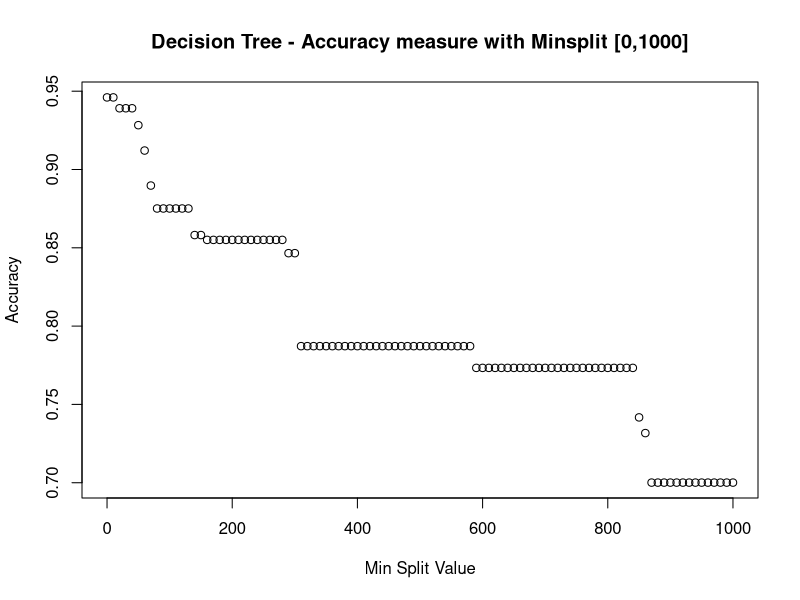
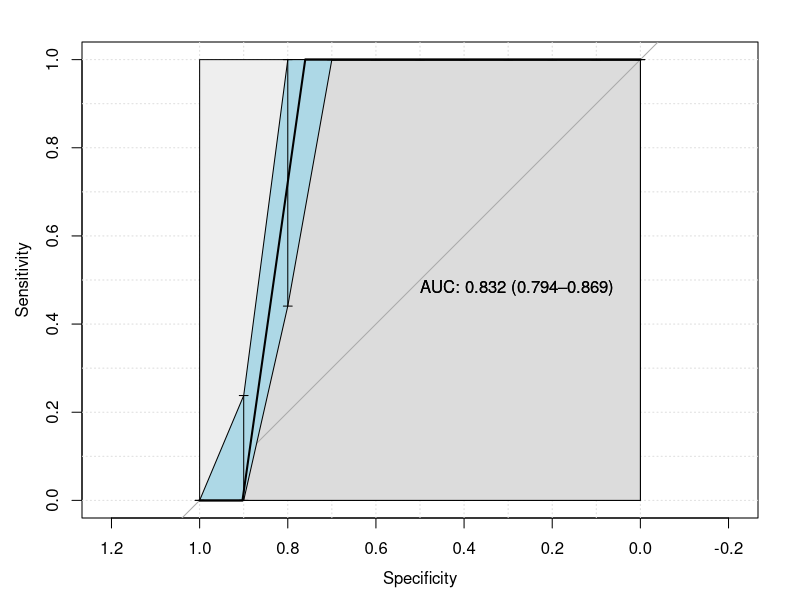
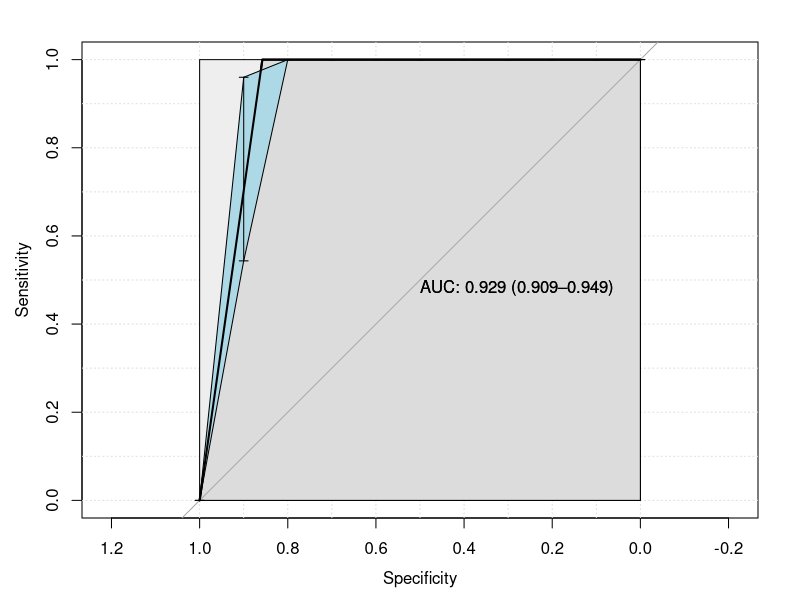
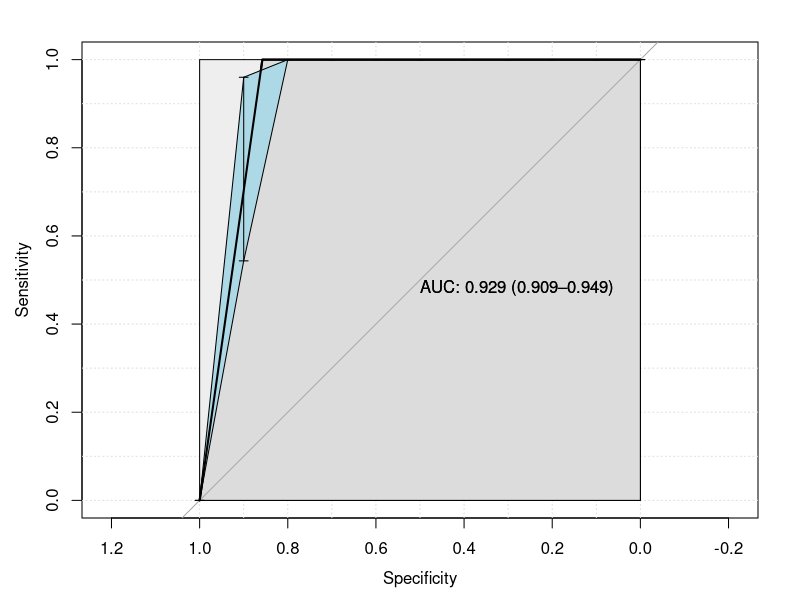
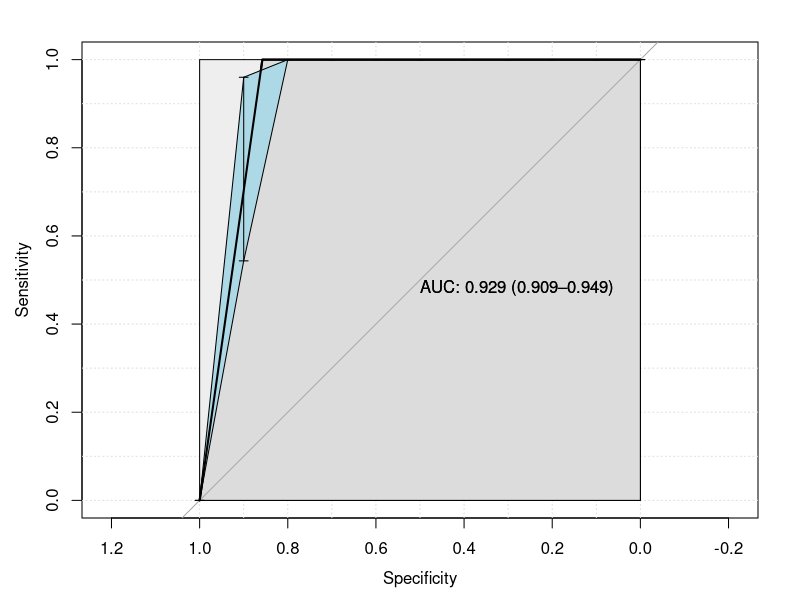
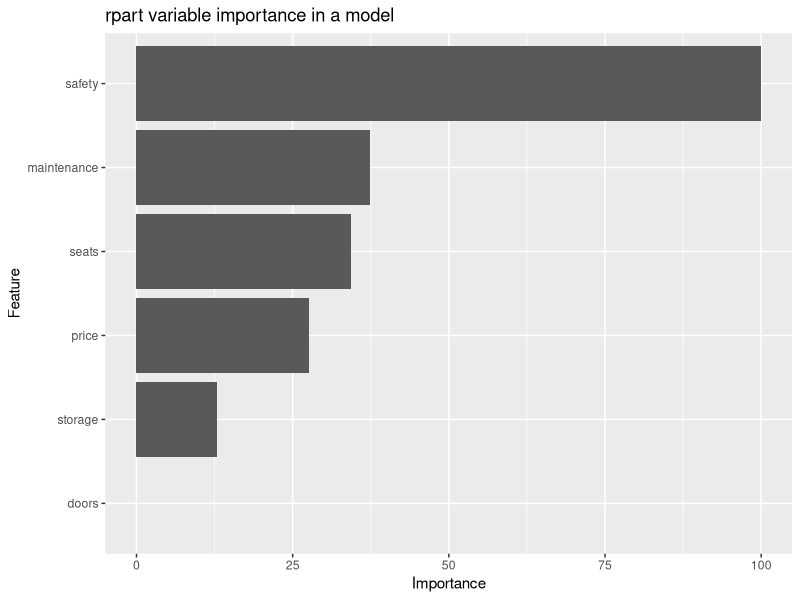

These figures' R source, in order: (Note: this script raises an error after producing the figures.)
# install.packages("rpart")
# install.packages("pROC")
# install.packages('caTools')
# install.packages("randomForest")
# install.packages("caret")
# install.packages("e1071")
# install.packages("ggplot2")

setwd("F:/SMU2/Data mining/Assignment2")
#-----------------Decision tree----------------------#
#           
#       RPART
#
#
library(rpart)
library(pROC)
library(randomForest)
library(caret)
library(ggplot2)
set.seed(123)
carData=read.csv("car.csv")
summary(carData)
# View(carData)

x=carData[,1:6]
y=carData[,7]

# Splitting the dataset into the Training set and Test set
library(caTools)
set.seed(123)
split = sample.split(carData$shouldBuy, SplitRatio = 0.75)
training_set = subset(carData, split == TRUE)
test_set = subset(carData, split == FALSE)

list_data <- c()


#-----------------Decision Tree , Evaluating accuracy for different minsplit -------------------#

library(rpart)
for (i in seq(0, 1000, 10)){
  treeCar = rpart(shouldBuy~.,data=training_set,method="class",control=rpart.control(minsplit=i))
  #Pridiction
  predCar=predict(treeCar,training_set,type="class")
  #Matrix
  treeCM=table(training_set[,7],predCar)
  treeCM
  #Accuracy
  accuracy = sum(diag(treeCM))/sum(treeCM)
  list_data <- c(list_data,accuracy)
}

temp_list_data <- c(seq(0, 1000, 10)) 
temp_list_data
list_data
plot(y=list_data,x=temp_list_data,
     main = "Decision Tree - Accuracy measure with Minsplit [0,1000]",
     ylab = "Accuracy",
     xlab = "Min Split Value")


#-----------------Decision Tree , choosing minsplit as 140 ---------------------------------#
library(rpart)
treeCar = rpart(shouldBuy~.,data=training_set,method="class",control=rpart.control(minsplit=140))
treeCar

predCar=predict(treeCar,training_set,type="class")
#Matrix
treeCM=table(training_set[,7],predCar)
treeCM
#Accuracy of the prediction using Decision Tree
accuracy=sum(diag(treeCM))/sum(treeCM)

#-----------------Decision Tree , ROC curves ---------------------------------#

predCar_prob=predict(treeCar,training_set,type="prob")

roc_1 = roc(training_set[,"shouldBuy"],predCar_prob[,1],smoothed = TRUE,
            # arguments for ci
            ci=TRUE, ci.alpha=0.9, stratified=FALSE,
            # arguments for plot
            plot=TRUE, auc.polygon=TRUE, max.auc.polygon=TRUE, grid=TRUE,
            print.auc=TRUE, show.thres=TRUE)
sens.ci <- ci.se(roc_1)
plot(sens.ci, type="shape", col="lightblue")
## Warning in plot.ci.se(sens.ci, type = "shape", col = "lightblue"): Low
## definition shape.
plot(sens.ci, type="bars")


roc_2 = roc(training_set[,"shouldBuy"],predCar_prob[,2],smoothed = TRUE,
            # arguments for ci
            ci=TRUE, ci.alpha=0.9, stratified=FALSE,
            # arguments for plot
            plot=TRUE, auc.polygon=TRUE, max.auc.polygon=TRUE, grid=TRUE,
            print.auc=TRUE, show.thres=TRUE)
sens.ci <- ci.se(roc_2)
plot(sens.ci, type="shape", col="lightblue")
## Warning in plot.ci.se(sens.ci, type = "shape", col = "lightblue"): Low
## definition shape.
plot(sens.ci, type="bars")

roc_3 = roc(training_set[,"shouldBuy"],predCar_prob[,3],smoothed = TRUE,
            # arguments for ci
            ci=TRUE, ci.alpha=0.9, stratified=FALSE,
            # arguments for plot
            plot=TRUE, auc.polygon=TRUE, max.auc.polygon=TRUE, grid=TRUE,
            print.auc=TRUE, show.thres=TRUE)
sens.ci <- ci.se(roc_3)
plot(sens.ci, type="shape", col="lightblue")
## Warning in plot.ci.se(sens.ci, type = "shape", col = "lightblue"): Low
## definition shape.
plot(sens.ci, type="bars")

roc_4 = roc(training_set[,"shouldBuy"],predCar_prob[,4],smoothed = TRUE,
            # arguments for ci
            ci=TRUE, ci.alpha=0.9, stratified=FALSE,
            # arguments for plot
            plot=TRUE, auc.polygon=TRUE, max.auc.polygon=TRUE, grid=TRUE,
            print.auc=TRUE, show.thres=TRUE)
sens.ci <- ci.se(roc_4)
plot(sens.ci, type="shape", col="lightblue")
## Warning in plot.ci.se(sens.ci, type = "shape", col = "lightblue"): Low
## definition shape.
plot(sens.ci, type="bars")

#-----------------Decision Tree , K Fold ---------------------------------#

library(caret)
library(e1071)
control <- trainControl(method="cv", number=10, savePredictions=TRUE)
seed <- 123
metric <- "Accuracy"
set.seed(seed)
rf_default <- train(x,y, method="rpart", metric=metric, control = rpart.control(minsplit = 140), 
                    trControl=control)
print(rf_default)
varImp(rf_default)
p = ggplot(varImp(rf_default))
p + ggtitle("rpart variable importance in a model")


#----------------------------------------------------------------#
# Random Forest
# 
# 
setwd("F:/SMU2/Data mining/Assignment2")

library(rpart)
library(pROC)
library(randomForest)
library(caret)

carData=read.csv("car.csv")
summary(carData)

# Splitting the dataset into the Training set and Test set
library(caTools)
set.seed(123)
split = sample.split(carData$shouldBuy, SplitRatio = 0.75)
training_set = subset(carData, split == TRUE)
test_set = subset(carData, split == FALSE)

x=training_set[,1:6]
y=training_set[,7]

list_data <- c()

#-------------Random Forest optimal ntree-------------#

library(randomForest)
for (i in seq(100, 700, 10)){
  rf=randomForest(x,y, ntree=i)
  rfp=predict(rf,x)
  rfCM=table(rfp,y)
  accuracy = sum(diag(rfCM))/sum(rfCM)
  list_data <- c(list_data,accuracy)
}

temp_list_data <- c(seq(100, 700, 10)) 
temp_list_data
list_data
plot(y=list_data,x=temp_list_data,
     main = "Random forest - Accuracy measure with ntree [100,700]",
     ylab = "Accuracy",
     xlab = "ntree")

#------------Random Forest , choose ntree 260 as the accuracy 1--------#

x=training_set[,1:6]
y=training_set[,7]

rf=randomForest(x,y, ntree=260)
rfp=predict(rf,test_set[,1:6])
rfCM=table(rfp,test_set[,7])
rfCM
#Accuracy of the prediction using randomForest
accuracy = sum(diag(rfCM))/sum(rfCM)
accuracy

#------------Random Forest ROC curves ---------------#
rf_prob = predict(rf,x,type="prob")


roc_1 = roc(training_set[,"shouldBuy"],rf_prob[,1],smoothed = TRUE,
            # arguments for ci
            ci=TRUE, ci.alpha=0.9, stratified=FALSE,
            # arguments for plot
            plot=TRUE, auc.polygon=TRUE, max.auc.polygon=TRUE, grid=TRUE,
            print.auc=TRUE, show.thres=TRUE)
sens.ci <- ci.se(roc_1)
plot(sens.ci, type="shape", col="lightblue")
## Warning in plot.ci.se(sens.ci, type = "shape", col = "lightblue"): Low
## definition shape.
plot(sens.ci, type="bars")


roc_2 = roc(training_set[,"shouldBuy"],rf_prob[,2],smoothed = TRUE,
            # arguments for ci
            ci=TRUE, ci.alpha=0.9, stratified=FALSE,
            # arguments for plot
            plot=TRUE, auc.polygon=TRUE, max.auc.polygon=TRUE, grid=TRUE,
            print.auc=TRUE, show.thres=TRUE)
sens.ci <- ci.se(roc_2)
plot(sens.ci, type="shape", col="lightblue")
## Warning in plot.ci.se(sens.ci, type = "shape", col = "lightblue"): Low
## definition shape.
plot(sens.ci, type="bars")

roc_3 = roc(training_set[,"shouldBuy"],rf_prob[,3],smoothed = TRUE,
            # arguments for ci
            ci=TRUE, ci.alpha=0.9, stratified=FALSE,
            # arguments for plot
            plot=TRUE, auc.polygon=TRUE, max.auc.polygon=TRUE, grid=TRUE,
            print.auc=TRUE, show.thres=TRUE)
sens.ci <- ci.se(roc_3)
plot(sens.ci, type="shape", col="lightblue")
## Warning in plot.ci.se(sens.ci, type = "shape", col = "lightblue"): Low
## definition shape.
plot(sens.ci, type="bars")

roc_4 = roc(training_set[,"shouldBuy"],rf_prob[,4],smoothed = TRUE,
            # arguments for ci
            ci=TRUE, ci.alpha=0.9, stratified=FALSE,
            # arguments for plot
            plot=TRUE, auc.polygon=TRUE, max.auc.polygon=TRUE, grid=TRUE,
            print.auc=TRUE, show.thres=TRUE)
sens.ci <- ci.se(roc_4)
plot(sens.ci, type="shape", col="lightblue")
## Warning in plot.ci.se(sens.ci, type = "shape", col = "lightblue"): Low
## definition shape.
plot(sens.ci, type="bars")



#-------Random Foresh K fold----------------------------#

x=carData[,1:6]
y=carData[,7]

# Use caret package for 10 fold cross validation
library(caret)
control <- trainControl(method="repeatedcv", number=10, repeats=3)
seed <- 123
metric <- "Accuracy"
set.seed(seed)
rf_default <- train(x,y, method="rf",ntree = 260, metric=metric, trControl=control)
print(rf_default)
varImp(rf_default)
ggplot(varImp(rf_default))+ggtitle("Random Forest variable importance in a model")
